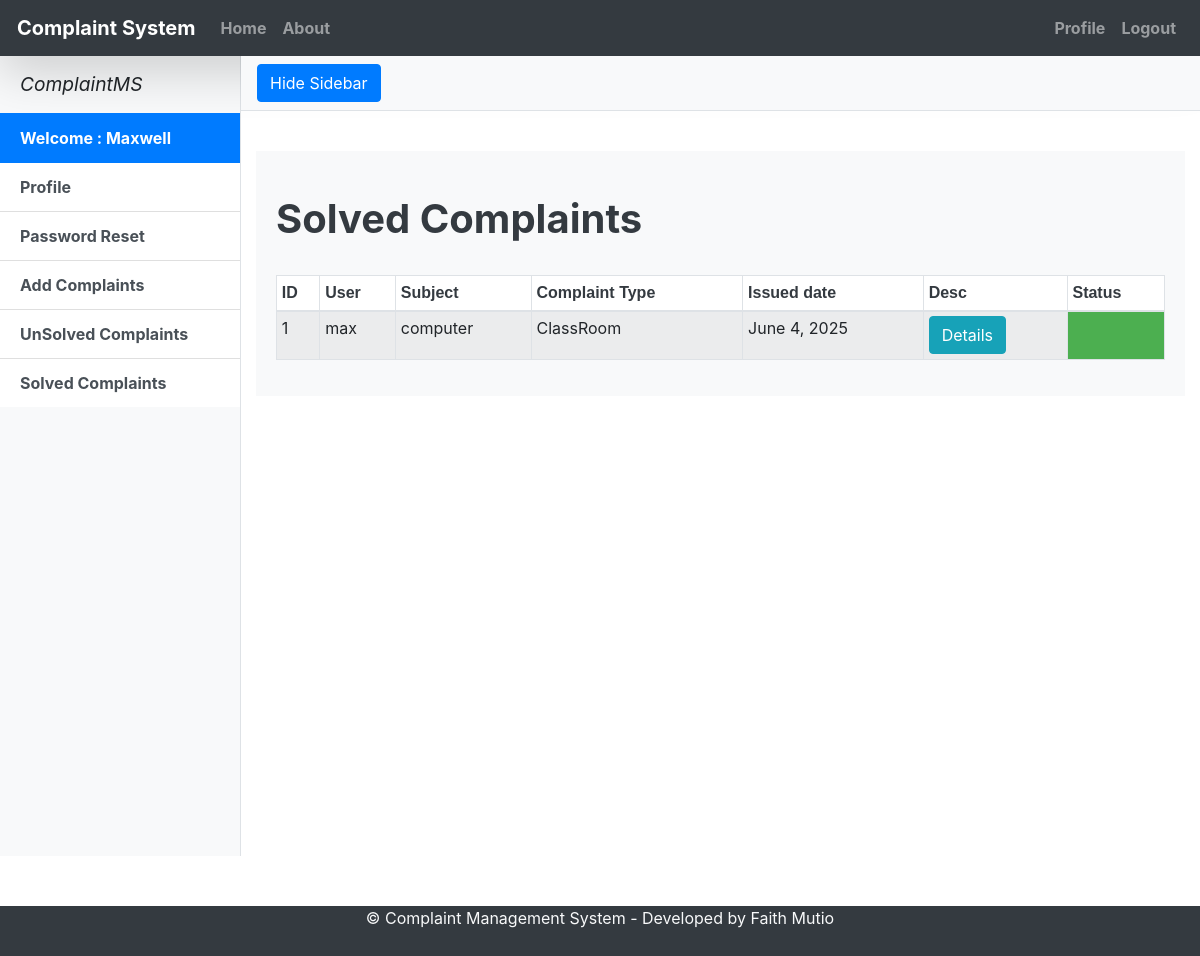
Screenshot of /slist/ (signed in) with the database file from the repository.
### ComplaintMS/models.py (models this page shows, shortened)
class Complaint(models.Model):
    STATUS =((1,'Solved'),(2, 'InProgress'),(3,'Pending'))
    TYPE=(('ClassRoom',"ClassRoom"),('Teacher',"Teacher"),('Management',"Management"),('College',"College"),('Other',"Other"))
    Subject=models.CharField(max_length=200,blank=False,null=True)
    user=models.ForeignKey(User, on_delete=models.CASCADE,default=None)
    Type_of_complaint=models.CharField(choices=TYPE,null=True,max_length=200)
    Description=models.TextField(max_length=4000,blank=False,null=True)
    Time = models.DateField(auto_now=True)
    status=models.IntegerField(choices=STATUS,default=3)
    def __init__(self, *args, **kwargs):
        super(Complaint, self).__init__(*args, **kwargs)
        self.__status = self.status

### ComplaintMS/views.py (the view)
# urls.py: path('slist/',views.slist,),
@login_required
def slist(request):
    result=Complaint.objects.filter(user=request.user).exclude(Q(status='3') | Q(status='2'))
    args={'result':result}
    return render(request,'ComplaintMS/solvedcomplaint.html',args)

### ComplaintMS/templates/ComplaintMS/solvedcomplaint.html (shortened to what this page needs)
{% extends "ComplaintMS/index.html" %}
{% load crispy_forms_tags %}
{% load static %}
{% block content %}
<head>
  <link href= "{% static "ComplaintMS/extra/bootstrap/css/bootstrap.min.css" %}" rel="stylesheet">
  <link href="{% static "ComplaintMS/css/simple-sidebar.css" %}" rel="stylesheet">
</head>
  <div class="d-flex" id="wrapper">
    <div class="bg-light border-right" id="sidebar-wrapper">
      <div class="sidebar-heading"> <i>ComplaintMS</i> </div>
      <div class="list-group list-group-flush">
        {% if user.is_authenticated  %}
               <a href="" class="list-group-item list-group-item-action active"> Welcome : {{user.first_name}} </a>
              <a href='/dashboard/' class="list-group-item list-group-item-action">Profile</a>
              <a href='/password/' class="list-group-item list-group-item-action">Password Reset</a>
              <a href="/complaints/" class="list-group-item list-group-item-action">Add Complaints</a>
              <a href="/list/" class="list-group-item list-group-item-action">UnSolved Complaints</a>
              <a href="/slist/" class="list-group-item list-group-item-action">Solved Complaints</a>
              {% endif %}
      </div>
    </div>
    <div id="page-content-wrapper">
      <nav class="navbar navbar-expand-lg navbar-light bg-light border-bottom">
        <button class="btn btn-primary" id="menu-toggle">Hide Sidebar</button>
       <br>
      </nav>
      <br>
      <div class="container-fluid">
      <div class="card-body bg-light">
        <h1 class="mt-4 text-dark"><b>Solved Complaints</b></h1>
        <br>
    <div class="table-responsive">
	<table id="dtBasicExample" class="table table-striped table-hover table-bordered table-sm" cellspacing="5" width="100%">
  <thead>
    <tr class="bg-white">
      <th class="th-sm text-dark">ID
      </th>
      <th class="th-sm  text-dark ">User
      </th>
	  <th class="th-sm  text-dark">Subject
      </th>
      <th class="th-sm  text-dark">Complaint Type
      </th>
      <th class="th-sm-12  text-dark">Issued date
      </th>
      <th class="th-sm  text-dark">Desc
      </th>
      <th class="th-sm  text-dark">Status
      </th>
    </tr>
  </thead>
{% if user.is_authenticated %}
   {% for data in result %}
  <tbody>
    <tr>
      <td class="counterCell"></td>
      <td>{{ data.user.username }}</td>
	  <td>{{data.Subject}}</td>
      <td>{{ data.get_Type_of_complaint_display }}</td>
      <td>{{ data.Time }}</td>
      <td><form method="POST" action='/pdf/'>{% csrf_token %}<input type='hidden' name="cid" value={{data.id}}><button type='submit' class="btn btn-info">Details</button></form></td>
      <td class="color_{{ data.status }}"></td>
    </tr>
  </tbody>
  {% endfor %}
  {% endif %}
</table>
</div>
      </div>
    </div>
   </div>
  </div>
{% endblock content %}

### ComplaintMS/static/ComplaintMS/css/simple-sidebar.css (style rules this page uses)
#sidebar-wrapper { min-height: 100vh; margin-left: -15rem; -webkit-transition: margin .25s ease-out; -moz-transition: margin .25s ease-out; -o-transition: margin .25s ease-out; transition: margin .25s ease-out; }
#sidebar-wrapper .sidebar-heading { padding: 0.875rem 1.25rem; font-size: 1.2rem; }
#sidebar-wrapper .list-group { width: 15rem; }
#page-content-wrapper { min-width: 100vw; }
@media (min-width: 768px) { #sidebar-wrapper { margin-left: 0; } }
@media (min-width: 768px) { #page-content-wrapper { min-width: 0; width: 100%; } }

### ComplaintMS/templates/ComplaintMS/index.html (style rules this page uses)
html { width: 100%; height: 100%; margin: 0; padding: 0; overflow-x: hidden; }
a { color:black; font-weight:bold; color: #000; padding: 1px; }

### ComplaintMS/templates/ComplaintMS/solvedcomplaint.html (style rules this page uses)
td.color_1 { background-color: #4caf50; }
table { counter-reset: tableCount; }
.counterCell:before { content: counter(tableCount); counter-increment: tableCount; }
th { font-size:16px; font-family:Arial; }

### rows the page displays
Complaint: user.username "max", Subject "computer", Type_of_complaint "ClassRoom", Time "June 4, 2025"

### other values shown
{{ user.first_name }} "Maxwell"
